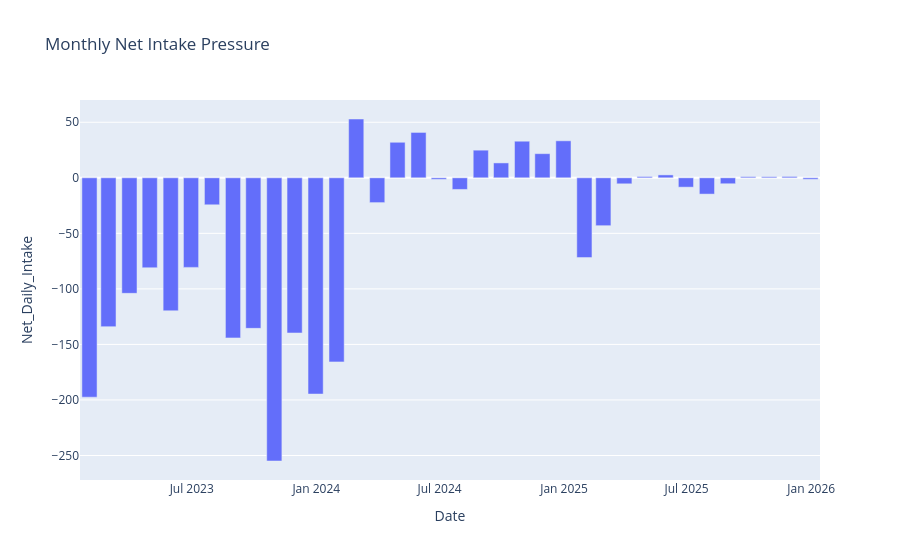

Write notebook code for a chart like this one.
### Code cell
#Monthly Intake Pressure
fig = px.bar(
    monthly,
    x="Date",
    y="Net_Daily_Intake",
    title="Monthly Net Intake Pressure"
)

fig.show()
